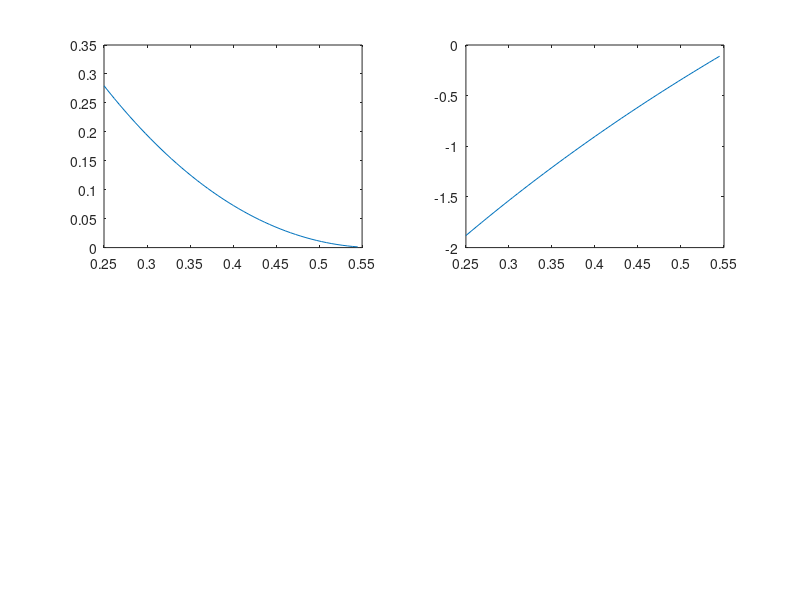

MATLAB code to generate this figure:
clc;
fprintf("%s", "METODO DE NEWTON RAPSHON\n");

#tambien se puede utilizar f = input("escribe la funcion", "s")
f = @(x)x^2 - (2*x)*e^(-x) + e^(-2*x);
#f = inline(f);

d = @(x)2*x -2*(e^(-x)- x*e^(-x)) - 2*e^(-2*x);
#d = inline(d);

maximoIteracion = input("maximo de iteraciones: ")

#valor inicial de x sub i 
xi = 0;
vector = [];
i=1;
#funcion que retorna el error aproximado
function ea = errora(xa, xp)
    ea = abs(((xa - xp)/xa)*100);
end

if d(xi) == 0
     fprintf ("%s", "no se puede hallar una raiz");

     else
        xn = xi - ( f(xi)/d(xi) );
        fprintf("____________________________________________\n");
        fprintf("%s\t\t %s\t\t  %s\n",'I','XN','|EA|  ');
        fprintf("____________________________________________\n");
          
        while i < maximoIteracion
            fprintf("%.0f\t\t", i);
            fprintf("%.8f\t", xn);
            vector(i) = xn;
            fprintf("%.8f\t", errora(xn, xi));
            fprintf("\n");
            xi = xn;
            xn = xi - ( f(xi)/d(xi) );
            i++;
        endwhile
        
        vector(i) = xn;
        fprintf("%.0f\t\t", i);
        fprintf("%.8f\t", xn);
        fprintf("%.8f\t", errora(xn, xi));
        fprintf("\n");
              
        fprintf("____________________________________________");
        fprintf("\nLA RAIZ APROXIMADA ES: %.8f\n", xn);
        fprintf("\nf(x) = %.4f\n", f(xn));
                
        for i=1:length(vector)
            fprintf("\n vector[%.0f]= %.4f" ,i ,vector(i))
        endfor 
        
        fprintf("\n");
        
        x = linspace(vector(1), vector(length(vector)), 50);
        y = x.^2 - (2.*x).*(e.^(-x)) + e.^(-2.*x);
        subplot(2, 2, 1)
        plot(x, y)
        #grafica derivada
        x = linspace(vector(1), vector(length(vector)), 50);
        d = 2.*x -2.*(e.^(-x)- x.*e.^(-x)) - 2.*e.^(-2.*x);
        subplot(2, 2, 2)
        plot(x, d)
        
endif